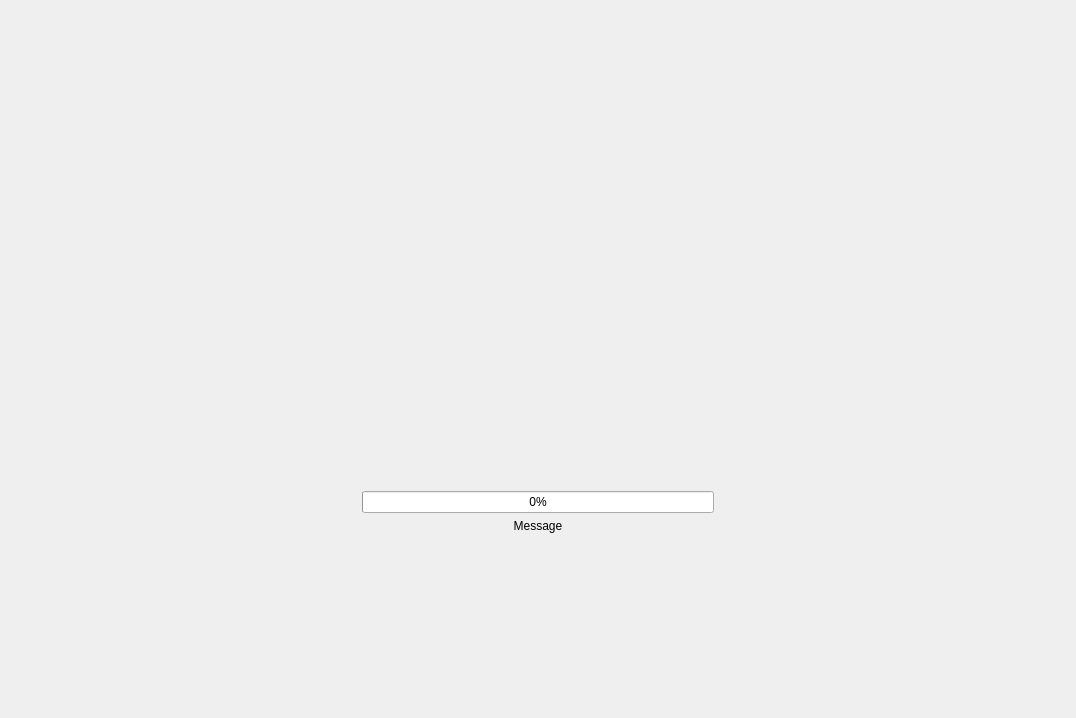
<?xml version="1.0" encoding="UTF-8"?>
<ui version="4.0">
 <class>SplashScreen</class>
 <widget class="QWidget" name="SplashScreen">
  <property name="geometry">
   <rect>
    <x>0</x>
    <y>0</y>
    <width>1076</width>
    <height>718</height>
   </rect>
  </property>
  <property name="windowTitle">
   <string>Form</string>
  </property>
  <layout class="QGridLayout" name="gridLayout">
   <item row="0" column="1">
    <spacer name="verticalSpacer_2">
     <property name="orientation">
      <enum>Qt::Orientation::Vertical</enum>
     </property>
     <property name="sizeHint" stdset="0">
      <size>
       <width>20</width>
       <height>305</height>
      </size>
     </property>
    </spacer>
   </item>
   <item row="1" column="0">
    <spacer name="horizontalSpacer">
     <property name="orientation">
      <enum>Qt::Orientation::Horizontal</enum>
     </property>
     <property name="sizeHint" stdset="0">
      <size>
       <width>346</width>
       <height>20</height>
      </size>
     </property>
    </spacer>
   </item>
   <item row="1" column="1">
    <layout class="QVBoxLayout" name="verticalLayout">
     <item>
      <widget class="PulsatingLabel" name="labelImage">
       <property name="sizePolicy">
        <sizepolicy hsizetype="Expanding" vsizetype="Expanding">
         <horstretch>1</horstretch>
         <verstretch>1</verstretch>
        </sizepolicy>
       </property>
       <property name="minimumSize">
        <size>
         <width>300</width>
         <height>300</height>
        </size>
       </property>
       <property name="text">
        <string/>
       </property>
       <property name="alignment">
        <set>Qt::AlignmentFlag::AlignCenter</set>
       </property>
      </widget>
     </item>
     <item>
      <widget class="QProgressBar" name="progressBar">
       <property name="value">
        <number>0</number>
       </property>
      </widget>
     </item>
     <item>
      <widget class="QLabel" name="labelMessage">
       <property name="text">
        <string>Message</string>
       </property>
       <property name="alignment">
        <set>Qt::AlignmentFlag::AlignCenter</set>
       </property>
      </widget>
     </item>
    </layout>
   </item>
   <item row="1" column="2">
    <spacer name="horizontalSpacer_2">
     <property name="orientation">
      <enum>Qt::Orientation::Horizontal</enum>
     </property>
     <property name="sizeHint" stdset="0">
      <size>
       <width>346</width>
       <height>20</height>
      </size>
     </property>
    </spacer>
   </item>
   <item row="2" column="1">
    <spacer name="verticalSpacer">
     <property name="orientation">
      <enum>Qt::Orientation::Vertical</enum>
     </property>
     <property name="sizeHint" stdset="0">
      <size>
       <width>20</width>
       <height>304</height>
      </size>
     </property>
    </spacer>
   </item>
  </layout>
 </widget>
 <customwidgets>
  <customwidget>
   <class>PulsatingLabel</class>
   <extends>QLabel</extends>
   <header location="global">splash/PulsatingLabel.hpp</header>
  </customwidget>
 </customwidgets>
 <resources/>
 <connections/>
</ui>
